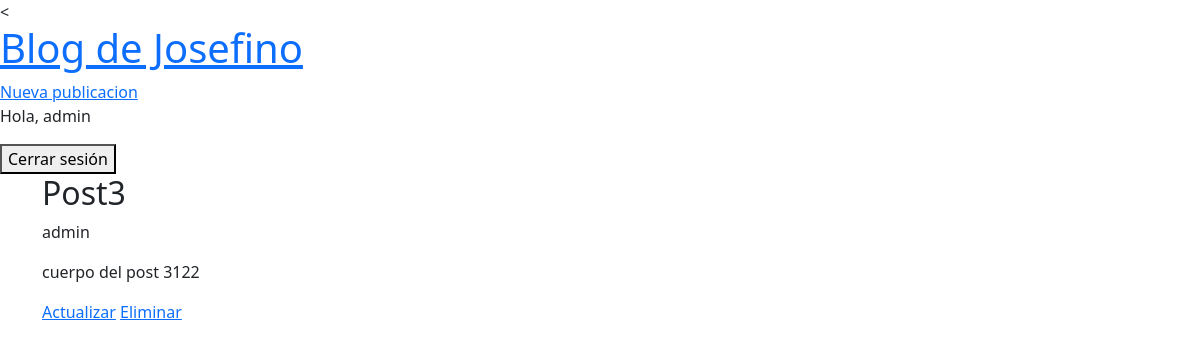
/publication/3/ (signed in), run on the app's committed database.
### blog/models.py (models this page shows, shortened)
class Publication(models.Model):
    title = models.CharField(max_length=100)
    body = models.TextField()
    author = models.ForeignKey(
        'auth.User',
        on_delete=models.CASCADE,
    )
    date = models.DateTimeField(auto_now_add=True)
    updated = models.DateTimeField(auto_now=True)

### blog/views.py (the view)
# urls.py: path('publication/<int:pk>/', PublicationDetailView.as_view(), name='publication-detail'),
class PublicationDetailView(LoginRequiredMixin, DetailView):
    model = Publication
    template_name = 'publication-details.html'

### templates/publication-details.html
{% extends "_base.html" %}
{% block content %}
    <h2>{{ publication.title }}</h2>
    <p>{{ publication.author }}</p>
    <p>{{ publication.body }}</p>
    {% if publication.author.pk == request.user.pk %}
        <a href="{% url 'publication-update' publication.pk %}">Actualizar</a>
        <a href="{% url 'publication-delete' publication.pk %}">Eliminar</a>
        {% endif %}
{% endblock content %}

### templates/_base.html (shortened to what this page needs)
<!DOCTYPE html>
<html lang="en">
<head>
    <<link href="https://cdn.jsdelivr.net/npm/bootstrap@5.3.3/dist/css/bootstrap.min.css" rel="stylesheet">
</head>
<body>
    <header>
        <h1><a href="{% url 'publications-list' %}">Blog de Josefino</a></h1>
        <div>
            <a href="{% url 'publication-create' %}">Nueva publicacion</a>
        </div>
    </header>
    {% if user.is_authenticated %}
        <p>Hola, {{ user.username }}</p>
        <form action="{% url 'logout' %}" method="post">
            <button type="submit">Cerrar sesión</button>
        </form>
        {% else %}
        <a href="{% url 'login' %}" class="btn btn-danger">Danger</button>>Iniciar sesión</a> |
        <a href="{% url 'signup' %}" class="btn btn-danger">Danger</button>>Registrarse</a>
            {% endif %}
        <main class="container">
            {% block content %}
            {% endblock content %}
        </main>
</body>
</html>

### data on the page
Publication: title "Post3", author "admin", body "cuerpo del post 3122"

### other printed values
{{ user.username }} "admin"
